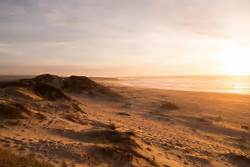
#> input picture mix/th_084.jpg, 250 x 167 px; its folder holds only this picture in this run
$ python Image_Classification_Clustering.py   (Python 2 division)
#> lines starting #> are read from the running program, lines starting #| are printed output that depends on the picture
import shelve
try:
    from PIL import Image
except:
    print "please install PIL package"
    exit()
from os import listdir
import glob
import shutil
from os.path import isfile, join
from operator import itemgetter
from collections import Counter
from random import shuffle, randint, sample
import sys

# The environment class
# takes input from user and passes on to the agent
# takes output from agent, does post-processing and returns output to user
class Environment:

    # initialize input
    def compute(self, image_path,mode):
#> called with image_path = 'mix/th_084.jpg', mode = 1
        self.mode = mode
        try:
            self.mode = int(self.mode)
        except:
            print("\n Please enter a valid integer for your menu options")
            return

        # if classification of image chosen
        if self.mode == 1:
            #self.image_path = raw_input("Please enter image path:\n")
            self.image_path = image_path

            # checking if image path is valid
            try:
                im = Image.open(self.image_path)
#> im is the input picture: PIL image 250x167 RGB; mean R, G, B 173, 139.7, 116.3
            except:
                print "Image not found, please enter valid path"
                return
            im.close()
            #self.knn_k = raw_input("Please enter k value for k nearest neighbours:\n")
            self.knn_k = r'2'
            try:
                self.knn_k = int(self.knn_k)
            except:
                print "Please enter valid integer value for k"
                return

            if self.knn_k == 0:
                print "K cannot be zero"
                return

            self.comp_env()
        else:
        	print "Error"


    # The controller for Environment class
    # Takes input from user
    # sends percepts to the sensor
    # Recieves output from actuator
    # Post processes and move file

    def comp_env(self):

        # To do KNN classification
        if self.mode ==1:
            agentIns =  Agent()
            agentIns.sensor(self.image_path,0,self.knn_k,self.mode)
            k_nearest_neighbours = agentIns.actuator()

            if len(k_nearest_neighbours) == 1:
                print "Your image is classified as "+k_nearest_neighbours[0][1]
            else:
                class_labels = []
                for value in k_nearest_neighbours:
                    class_labels.append(value[1])
                class_labels = Counter(class_labels).most_common(1)

                #print "Classification completed\n"
                #print "Your image is in the class of "+str(class_labels[0][0])+"\n"
                #print "moving"
                self.label = str(class_labels[0][0])
                #print self.label
                self.move()
                return

    def move(self):
        source = self.image_path
        BASE_PATH ="Images/"
        path = BASE_PATH + self.label
        shutil.move(source,path)

# Agent function Performs knn classification
class Agent:


    # sensors takes precept sequences from the environment and
    # sends them to the agent fuction
    def sensor(self,image_path, training_set, knn_k,mode):
        self.agentfunction(image_path, training_set, knn_k, mode)


    # Agent function processes percept sequences and produces a list of k nearest neighbours
    def agentfunction(self, image_path, training_set, knn_k, mode):
#> called with image_path = 'mix/th_084.jpg', training_set = 0, knn_k = 2, mode = 1
        self.knn_list = []
        if mode == 1:
            im = Image.open(image_path)
            im = im.resize((32,32))
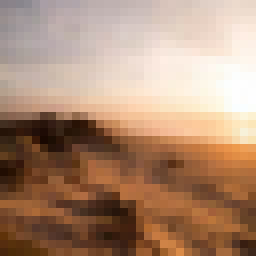
#> im: PIL image 32x32 RGB (shown 8 times larger); mean R, G, B 173, 139.7, 116.3

            # Raw pixel Intensities
            raw_pixel_feature = []
            for featuretup in list(im.getdata()):
                for feature in featuretup:
                    raw_pixel_feature.append(feature)
#> this loop made 1024 passes
#> featuretup on passes 1 to 3: (136, 130, 136), (138, 132, 138), (137, 133, 140)
#> after the loop, raw_pixel_feature = 3072 values, max 255 at index 765, min 1 at index 1649, mean 143


            lookup_shelve = shelve.open('lookuptable')


            for class_val in lookup_shelve.keys():
                for feature_vector in lookup_shelve[class_val]:
                    self.knn_list.append([self.euclidean_distance(feature_vector[:-2],raw_pixel_feature), class_val])
#> after the loop, self.knn_list = []

            lookup_shelve.close()

        if mode == 3:

            for feature_vector in training_set:
                self.knn_list.append([self.euclidean_distance(feature_vector[:-2],image_path[:-2]), feature_vector[-2]])

        self.knn_list = sorted(self.knn_list, key=itemgetter(0))[:knn_k]

    # sends the k nearest neighbours list to the environment
    def actuator(self):
        return self.knn_list

    # calculates euclidean distance between feature vectors of input image and dataset
    def euclidean_distance(self,feature_vector, raw_pixel_feature):
        dist = 0
        feature_vector = feature_vector[:-2]
        raw_pixel_feature = raw_pixel_feature[:-2]
        for i in range(len(feature_vector)):
            dist += (feature_vector[i]-raw_pixel_feature[i])**2
        return round(dist**0.5, 4)


env = Environment()
#image = r'C:\Users\tripa\Downloads\Image-Classification-and-clustering-master\datasets\headshots\th_093.jpg'
#env.compute(image,1)

files_jpg = glob.glob('mix/*.jpg')
files_png = glob.glob('mix/*.png')

files=[]
files.append(files_jpg)
files.append(files_png)

for i in range(len(files)):
    for j in range(len(files[i])):
        image = files[i][j]
        print image
        env.compute(image, 1)
#> (the run stopped early here; a loop or call above may not have finished)

$ run again, on mix/th_090.jpg
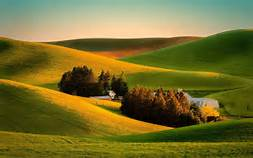
#> input picture mix/th_090.jpg, 253 x 158 px
#> in compute, im is the input picture: PIL image 253x158 RGB; mean R, G, B 117.6, 109.9, 46.7
#> in agentfunction, `im = im.resize((32,32))`:
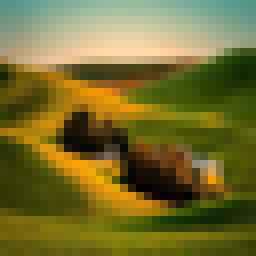
#> im: PIL image 32x32 RGB (shown 8 times larger); mean R, G, B 117.6, 109.9, 46.6
#> the loop in agentfunction, `for featuretup in list(im.getdata()):` made 1024 passes
#> featuretup on passes 1 to 3: (89, 147, 138), (88, 147, 137), (90, 151, 140)
#> after the loop in agentfunction, `for featuretup in list(im.getdata()):`: raw_pixel_feature = 3072 values, max 255 at index 612, min 0 at index 1139, mean 91.38
#> after the loop in agentfunction, `for class_val in lookup_shelve.keys():`: self.knn_list = []

$ run again, on mix/th_091.jpg
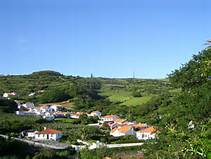
#> input picture mix/th_091.jpg, 211 x 159 px
#> in compute, im is the input picture: PIL image 211x159 RGB; mean R, G, B 107.6, 136.4, 146.1
#> in agentfunction, `im = im.resize((32,32))`:
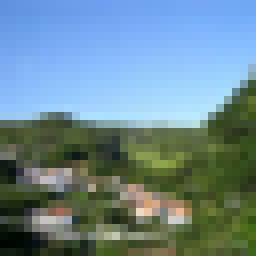
#> im: PIL image 32x32 RGB (shown 8 times larger); mean R, G, B 107.6, 136.5, 146.2
#> the loop in agentfunction, `for featuretup in list(im.getdata()):` made 1024 passes
#> featuretup on passes 1 to 3: (94, 146, 222), (96, 148, 224), (98, 150, 226)
#> after the loop in agentfunction, `for featuretup in list(im.getdata()):`: raw_pixel_feature = 3072 values, max 255 at index 647, min 0 at index 2790, mean 130.1
#> after the loop in agentfunction, `for class_val in lookup_shelve.keys():`: self.knn_list = []

$ run again, on mix/th_093.jpg
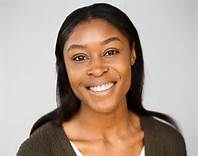
#> input picture mix/th_093.jpg, 198 x 156 px
#> in compute, im is the input picture: PIL image 198x156 RGB; mean R, G, B 174.3, 154.6, 142.3
#> in agentfunction, `im = im.resize((32,32))`:
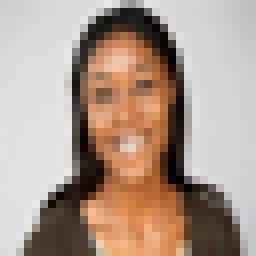
#> im: PIL image 32x32 RGB (shown 8 times larger); mean R, G, B 174.3, 154.6, 142.2
#> the loop in agentfunction, `for featuretup in list(im.getdata()):` made 1024 passes
#> featuretup on passes 1 to 3: (204, 204, 204), (206, 206, 206), (208, 208, 208)
#> after the loop in agentfunction, `for featuretup in list(im.getdata()):`: raw_pixel_feature = 3072 values, max 249 at index 2925, min 0 at index 347, mean 157
#> after the loop in agentfunction, `for class_val in lookup_shelve.keys():`: self.knn_list = []

$ run again, on mix/th_085.jpg
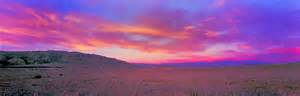
#> input picture mix/th_085.jpg, 300 x 96 px
#> in compute, im is the input picture: PIL image 300x96 RGB; mean R, G, B 140.1, 84.6, 146
#> in agentfunction, `im = im.resize((32,32))`:
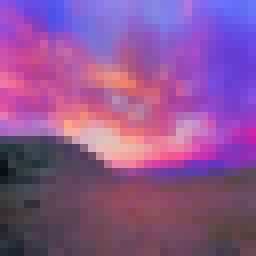
#> im: PIL image 32x32 RGB (shown 8 times larger); mean R, G, B 140.1, 84.6, 146
#> the loop in agentfunction, `for featuretup in list(im.getdata()):` made 1024 passes
#> featuretup on passes 1 to 3: (147, 80, 221), (134, 79, 224), (112, 79, 230)
#> after the loop in agentfunction, `for featuretup in list(im.getdata()):`: raw_pixel_feature = 3072 values, max 252 at index 86, min 7 at index 2016, mean 123.6
#> after the loop in agentfunction, `for class_val in lookup_shelve.keys():`: self.knn_list = []
